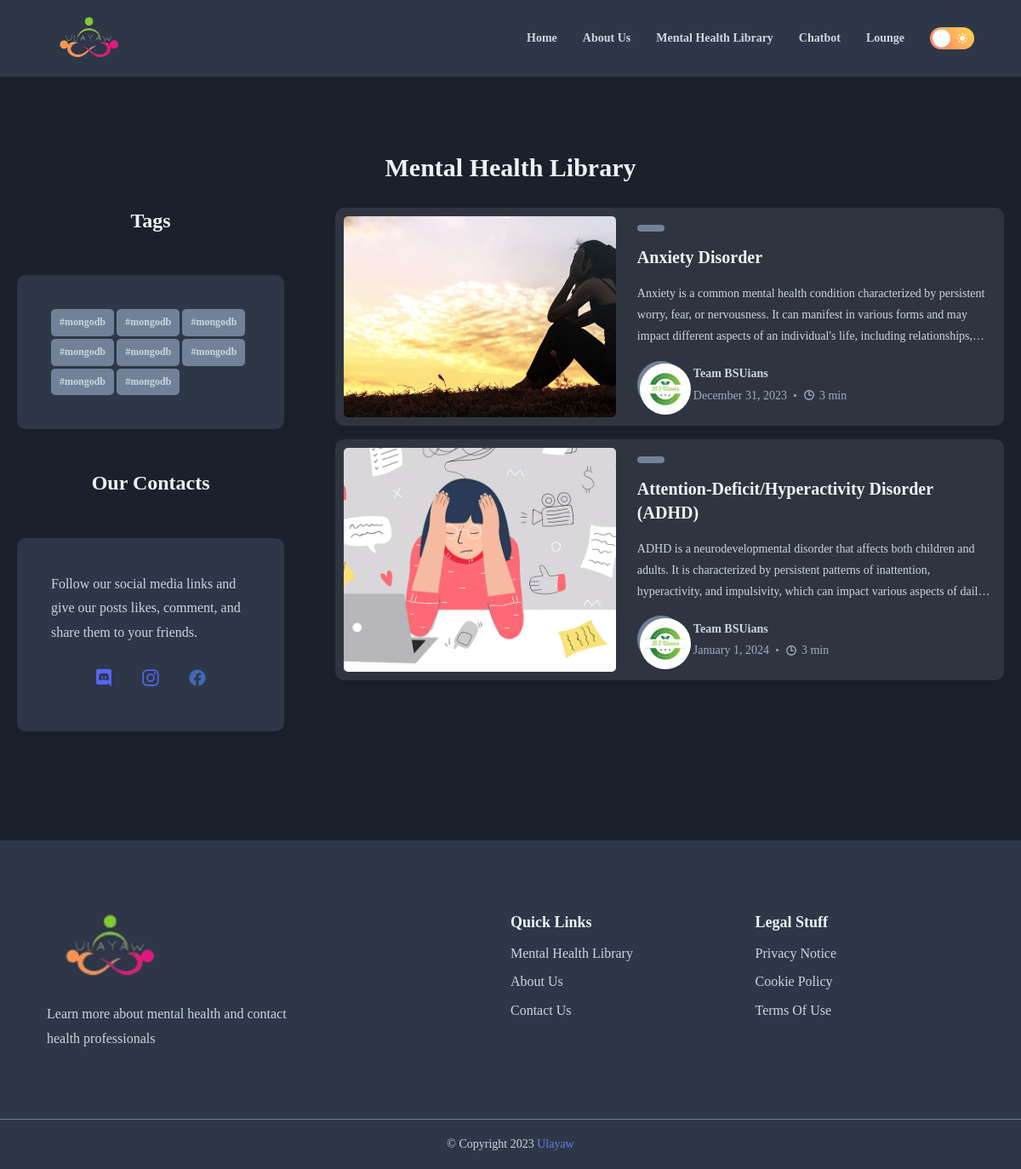
The app's page /mentalhealthlibrary/, older data.
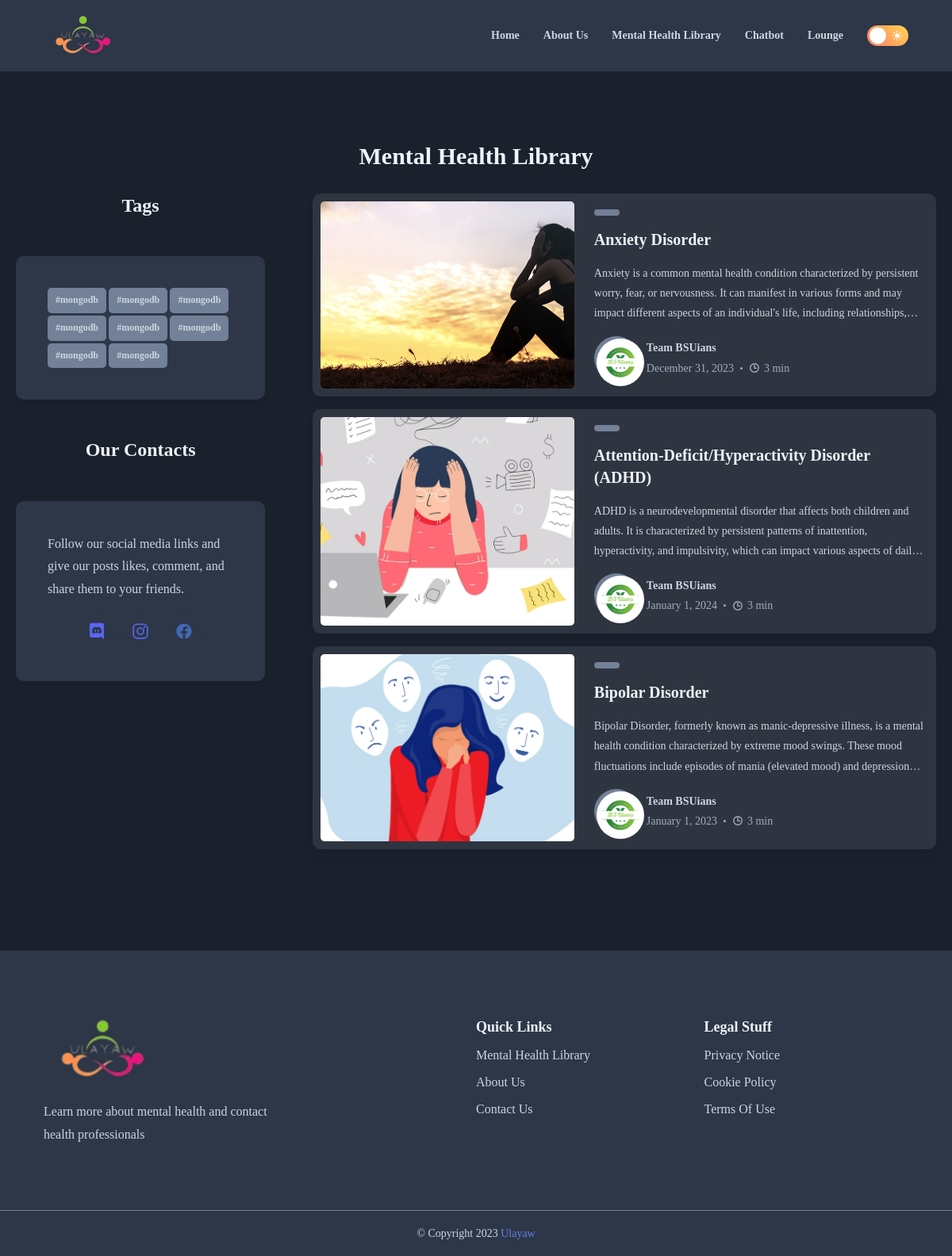
The same page, newer data.
### mhlblogs/models.py (models this page shows, shortened)
class MentalHealthIllness(models.Model):
    name = models.CharField(max_length=255, unique=True)
    date_created = models.TextField(blank=True)
    description = models.TextField(blank=True)
    slogan = models.TextField(blank=True)
    author_pic = models.ImageField(upload_to='mhlblogs/mental_health_images/', blank=True, null=True)
    author = models.TextField(blank=True, default='Team BSUians')
    main_bg = models.ImageField(upload_to='mhlblogs/mental_health_images/', blank=True, null=True)
    symptoms_image = models.ImageField(upload_to='mhlblogs/mental_health_images/', blank=True, null=True)
    symptoms1_title = models.TextField(blank=True)
    symptoms1_description = models.TextField(blank=True)
    symptoms2_title = models.TextField(blank=True)
    symptoms2_description = models.TextField(blank=True)
    symptoms3_title = models.TextField(blank=True)
    symptoms3_description = models.TextField(blank=True)
    treatments_image = models.ImageField(upload_to='mhlblogs/mental_health_images/', blank=True, null=True)
    treatment1_title = models.TextField(blank=True)
    treatment1_description = models.TextField(blank=True)
    treatment2_title = models.TextField(blank=True)
    treatment2_description = models.TextField(blank=True)
    treatment3_title = models.TextField(blank=True)
    treatment3_description = models.TextField(blank=True)

### home/views.py (the view)
# urls.py: path('mentalhealthlibrary/', views.mhl, name='mentalhealthlibrary'),
def mhl(request):
    illness = MentalHealthIllness.objects.all()
    return render(request, "home/mentalhealthlibrary.html", {'illness':illness})

### templates/home/mentalhealthlibrary.html (shortened to what this page needs)
{% extends "home/base.html" %}
{% load static %}
{% block content %}
<main>
    <div class="main">
        <h1 class="h2" style="text-align:center;margin-bottom:20px;font-size:30px">Mental Health Library</h1>
        <div class="container2">
            <div class="aside">
                <div class="tags">
                    <h2 class="h2">Tags</h2>
                    <div class="wrapper">
                        <button class="hashtag">#mongodb</button>
                        <button class="hashtag">#mongodb</button>
                        <button class="hashtag">#mongodb</button>
                        <button class="hashtag">#mongodb</button>
                        <button class="hashtag">#mongodb</button>
                        <button class="hashtag">#mongodb</button>
                        <button class="hashtag">#mongodb</button>
                        <button class="hashtag">#mongodb</button>
                    </div>
                </div>
                <div class="contact">
                    <h2 class="h2">Our Contacts</h2>
                    <div class="wrapper">
                        <p>
                            Follow our social media links and give our posts likes, comment, and
                            share them to your friends.
                        </p>
                        <ul class="social-link">
                            <li>
                                <a href="" class="icon-box discord">
                                    <ion-icon name="logo-discord"></ion-icon>
                                </a>
                            </li>
                            <li>
                                <a href="" class="icon-box instagram">
                                    <ion-icon name="logo-instagram"></ion-icon>
                                </a>
                            </li>
                            <li>
                                <a href="" class="icon-box facebook">
                                    <ion-icon name="logo-facebook"></ion-icon>
                                </a>
                            </li>
                        </ul>
                    </div>
                </div>
            </div>
            <div class="blog">
                <div class="blog-card-group">
                    {% for item in illness %}
                     <div class="blog-card">
                         <div class="blog-card-banner">
                             <img src="{{item.main_bg.url}}" alt="" class="blog-banner-img" width = "200px" >
                         </div>
                         <div class="blog-content-wrapper">
                             <button class="blog-topic text-tiny"></button>
                             <h3>
                                  <a href="{% url 'mhlblogs' item.id %}" class="h3">{{ item.name }}</a>
                             </h3>
                             <p class="blog-text">
                                  {{item.description}}
                             </p>
                             <div class="wrapper-flex">
                                 <div class="profile-wrapper">
                                     <img src="{{item.author_pic.url}}" alt="Authors" height="60px" width="60px">
                                 </div>
                                 <div class="wrapper">
                                     <a href="" class="h4">{{ item.author }}</a>
                                     <p class="text-sm">
                                         <time datetime="2022-01-17">{{ item.date_created }}</time>
                                         <span class="separator"></span>
                                         <ion-icon name="time-outline"></ion-icon>
                                         <time datetime="PT3M">3 min</time>
                                     </p>
                                 </div>
                             </div>
                         </div>
                     </div>
                     {% endfor %}
                </div>
             </div>
            </div>
        </div>
</main>
{% endblock content %}

### templates/home/base.html (shortened to what this page needs)
{% load static %}
<!DOCTYPE html>
<html lang="en">
<head>
    <link rel="stylesheet" href="{% static 'home/css/style.css' %}">
    <link rel="stylesheet" href="{% static 'home/css/homestyle.css' %}">
    <link rel="stylesheet" href="{% static 'about/styles.css' %}">
</head>
<body class="dark-theme" >
    <header>
        <div class="container">
            <nav class="navbar" style="height:90px;">
                <a href="{% url 'home' %}">
                    <img src="{% static 'home/images/logo-dark.png' %}" alt="Ulayaw Logo" class="logo-dark" width="100"   height="60" >
                </a>
                <div class="flex-wrapper">
                    <ul class="desktop-nav">
                        <li><a href="{% url 'home' %}" class="nav-link">Home</a></li>
                        <li><a href="{% url 'aboutus' %}" class="nav-link">About Us</a></li>
                        <li><a href="{% url 'mentalhealthlibrary' %}" class="nav-link">Mental Health Library</a></li>
                        <li><a href="#" class="nav-link">Chatbot</a></li>
                        <li><a href="{% url 'lounge' %}" class="nav-link" target="_blank">Lounge</a></li>
                    </ul>
                    <button class="theme-btn theme-btn-desktop light">
                        <ion-icon name="moon" class="moon"></ion-icon>
                        <ion-icon name="sunny" class="sun"></ion-icon>
                    </button>
                </div>
            </nav>
        </div>
    </header>
    {% block content %}{% endblock content %}
    <footer>
        <div class="container">
                <div class="wrapper">
                    <a href="{% url 'home' %}" class="footer-logo">
                        <img src="{% static 'home/images/logo-dark.png' %}" alt="" class="logo-dark" width="150">
                    </a>
                    <p class="footer-text">
                        Learn more about mental health and contact health professionals
                    </p>
                </div>
                <div class="wrapper">
                    <p class="footer-title">
                        Quick Links
                    </p>
                    <ul>
                        <li><a href="{% url 'mentalhealthlibrary' %}" class="footer-link">Mental Health Library</a></li>
                    </ul>
                    <ul>
                        <li><a href="#" class="footer-link">About Us</a></li>
                    </ul>
                    <ul>
                        <li><a href="#" class="footer-link">Contact Us</a></li>
                    </ul>
                </div>
                <div class="wrapper">
                    <p class="footer-title">
                        Legal Stuff
                    </p>
                    <ul>
                        <li><a href="#" class="footer-link">Privacy Notice</a></li>
                    </ul>
                    <ul>
                        <li><a href="#" class="footer-link">Cookie Policy</a></li>
                    </ul>
                    <ul>
                        <li><a href="#" class="footer-link">Terms Of Use</a></li>
                    </ul>
                </div>
        </div>
        <div class="cr">
            <p class="copyright">
                &copy; Copyright 2023 <a href="">Ulayaw</a>
            </p>
            </div>
    </footer>
</body>
</html>

### static/about/styles.css (style rules this page uses)
* { padding: 0; margin: 0; }
body { background-color: var(--background-secondary); font-family: Diphylleia-Regular; }

Row changes from the older to the newer data that the page shows:
added MentalHealthIllness: main_bg (picture), name "Bipolar Disorder", description "Bipolar Disorder, formerly known as manic-depressive illness, is a mental health condition characterized by extreme mood swings. These mood fluctuations include episodes of mania (elevated mood) and…", author_pic (picture), author "Team BSUians", date_created "January 1, 2023"
